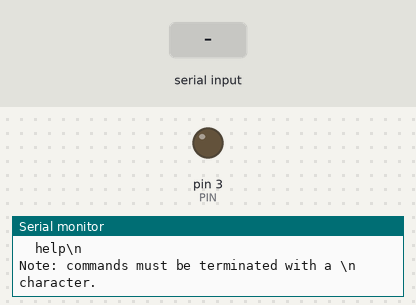
Recording of a sketch running on a simulated Arduino Nano Every. Parts: output pins drawn as LEDs (lit = HIGH), the last lines printed to the serial monitor. The test bench sets the inputs (shaded band).

Above: at 1.2 s.
1.3 s: "pwm 1\n" received over Serial
At 2.5 s:
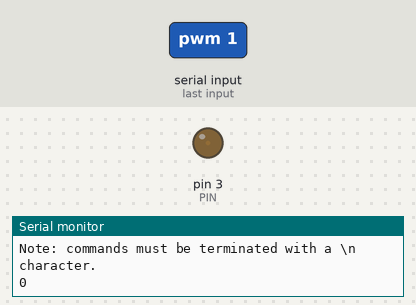
2.8 s: "pwm 150\n" received over Serial
At 3.9 s:
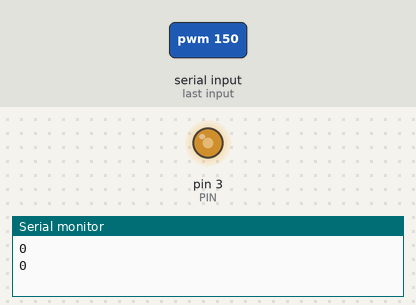
Timing chart, 0 to 5.8 s (numbered marks = the images above; inputs shaded):
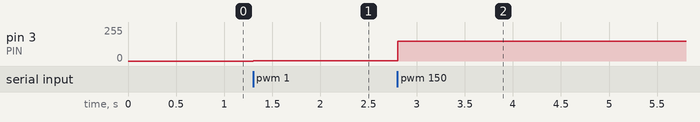

The sketch:

led_pwm_driver.ino
```cpp
/* A simple pulse width modulation (PWM) driver for LED control.

The PWM signal is a square wave signal that is output on a digital pin. The duty cycle
of the square wave determines for how long the signal remains high: a 50% duty cycle
means that the square wave signal spends half its time high and half low. On the
average, this will halve the apparent brightness of a LED.

The Arduino Nano Every's default PWM frequency is around 960 Hz.
*/

#include "comms.h";

// Main program
const uint8_t PIN = 3;
String input = "";
Message msg;

void setup() {
  Serial.begin(BAUD);
  pinMode(PIN, OUTPUT);

  messageInit(msg);

  printHelp();
}

void loop() {
  if (readStringUntil(input, LINE_TERMINATOR, CHAR_LIMIT)) {
    parseMessage(input, msg);
    if (msg.isValid) {
      doAction(msg);
      Serial.print(String(OK) + LINE_TERMINATOR);
    } else {
      Serial.println(msg.errorMsg);
      Serial.print(String(ERROR) + LINE_TERMINATOR);
    }

    // Clear the input buffer to prepare for the next line.
    input = "";
  }
}

void doAction(const Message& msg) {
  switch (msg.cmd) {
    case Command::pwm:
      analogWrite(PIN, msg.dutyCycle);
      break;
    case Command::help:
      printHelp();
      break;
    default:
      break;
  }
}
```

comms.cpp
```cpp
#include <Arduino.h>

#include "comms.h"

void clearSerialBuffer();
void parsePWMArgs(const String& args, Message& msg);

///////////////////////////////////////////////////////////////////////////////////////
/// Serial communications
///////////////////////////////////////////////////////////////////////////////////////

// Prints a help message to the screen.
//
// Update this function if LINE_TERMINATOR changes.
void printHelp() {
  Serial.println(F("Available commands:"));
  Serial.println(F("  pwm (0 - 255)\\n"));
  Serial.println(F("  help\\n"));
  Serial.println(F(""));
  Serial.println(F("Note: commands must be terminated with a \\n character."));
}

// Initialize a Message instance to its default values.
void messageInit(Message& msg) {
  msg.cmd = Command::help;
  msg.dutyCycle = 0;
  msg.isValid = true;
  msg.errorMsg = "";
}

// Read from Serial until untilChar char found or char limit read or timeout reached.
//
// The function returns true when untilChar is found or the input is length limited.
// Otherwise false is returned. untilChar, if found, is returned as last char in String.
//
// If no char limit is desired, then pass 0 for the `char_limit` argument.
//
// This function call is non-blocking.
bool readStringUntil(String& input, char untilChar, size_t charLimit) {
  static bool timerRunning;
  static unsigned long timerStart;
  static const unsigned long timeout_ms = 1000; // 1 sec; set to 0 for no timeout

  while (Serial.available()) {
    timerRunning = false;

    char c = Serial.read();
    input += c;
    if (c == untilChar) {
      return true;
    }
    if (charLimit && (input.length() >= charLimit)) {
      return true;
    }
    // Restart timer running if the timeout is non-zero.
    if (timeout_ms > 0) {
      timerRunning = true;
      timerStart = millis();
    }
  }

  if (timerRunning && ((millis() - timerStart) > timeout_ms)) {
    timerRunning = false;
    return true;
  }

  return false;
}

///////////////////////////////////////////////////////////////////////////////////////////////////
/// Message parsing
///////////////////////////////////////////////////////////////////////////////////////////////////
// Parse the string and convert it to a known message format.
void parseMessage(const String& input, Message& msg) {
  // Terminator must be present because serial input has a char limit;
  // exceeding the limit should produce an invalid command.
  if (input.charAt(input.length() - 1) != LINE_TERMINATOR) {
    msg.isValid = false;
    msg.errorMsg = "Command character limit exceeded without finding a line terminator";
    clearSerialBuffer();
    return;
  }
  int verbEnd = input.indexOf(' ');
  String verbStr;
  String argStr;
  if (verbEnd == -1) {
    // verbStr is the whole string; get rid of the line terminator.
    verbStr = input.substring(0, input.length() - 1);
  } else {
    verbStr = input.substring(0, verbEnd);
    argStr = input.substring(verbEnd + 1);
  }

  // Parse the verb part of the command
  msg.isValid = true;
  if (verbStr.equalsIgnoreCase("pwm")) {
    msg.cmd = Command::pwm;
    parsePWMArgs(argStr, msg);
  } else if (verbStr.equalsIgnoreCase("help")) {
    msg.cmd = Command::help;
  } else {
    // Handle unrecognized commands
    msg.isValid = false;
    msg.errorMsg = "Unrecognized command: " + input;
    return;
  }
}

void parsePWMArgs(const String& args, Message& msg) {
  int dutyCycle;
  int n = sscanf(args.c_str(), "%d ", &dutyCycle);
  if (n == 1) {
    msg.dutyCycle = dutyCycle;
  } else {
    msg.isValid = false;
  }

  // Bounds check
  if (dutyCycle < 0 || dutyCycle > 255) {
    msg.isValid = false;
    msg.errorMsg = "Value for duty cycle must be between 0 and 255 inclusive.";
  }
}

void clearSerialBuffer() {
  // Small delay to allow the buffer to fill with any pending characters
  delay(10);

  while (Serial.available() > 0) {
    Serial.read();
  }
}
```

comms.h
```cpp
/// Communications datatypes and functions.
///
/// This module contains the datatypes and functions for parsing serial input into
/// commands.
#ifndef COMMS_H
#define COMMS_H

/// Communications configuration
const uint32_t BAUD = 115200;
const uint8_t OK    = 0;
const uint8_t ERROR = 1;

// The maximum number of characters that can be read from Serial.
const size_t CHAR_LIMIT = 16;

// The line terminator character for Serial input.
//
// Update the printHelp function if this changes.
const char LINE_TERMINATOR = '\n';

void printHelp();

// The set of possible commands.
enum class Command {pwm, help};

// Message data after parsing the serial input.
// Each Command uses a non-exclusive subset of the fields.
typedef struct {
  Command cmd;
  uint8_t dutyCycle;
  bool isValid;
  String errorMsg;
} Message;

// Initialize a Message struct with default values.
void messageInit(Message& msg);

// Read from Serial until untilChar char found or char limit read or timeout reached.
//
// The function returns true when untilChar is found or the input is length limited.
// Otherwise false is returned. untilChar, if found, is returned as last char in String.
//
// If no char limit is desired, then pass 0 for the `charLimit` argument.
//
// This function call is non-blocking.
bool readStringUntil(String& input, char untilChar, size_t charLimit);

// Parse the string and convert it to a known message format.
void parseMessage(const String& input, Message& msg);

#endif // #COMMS_H
```

Measured:
- after the input at 1.3 s, pin 3 (PIN): 0/255 → 1/255 at once
- after the input at 2.8 s, pin 3 (PIN): 1/255 → 150/255 at once
